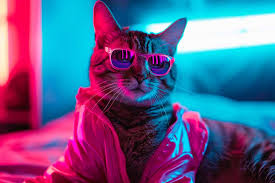
#> input picture sample.jpg, 275 x 183 px
$ python image.py
#> lines starting #> are read from the running program, lines starting #| are printed output that depends on the picture
import cv2
import numpy as np
import os

# Create output folder
if not os.path.exists("output"):
    os.makedirs("output")

# -----------------------------
# 1. Read and Display Image
# -----------------------------
image = cv2.imread("sample.jpg")
#> image is the input picture: shape (183, 275, 3); mean B, G, R 138.6, 93.5, 96.6

if image is None:
    print("Image not found!")
    exit()

cv2.imshow("Original Image", image)

# -----------------------------
# 2. Save Original Image
# -----------------------------
cv2.imwrite("output/original_saved.jpg", image)

# -----------------------------
# 3. Resize Image
# -----------------------------
resized = cv2.resize(image, (400, 300))
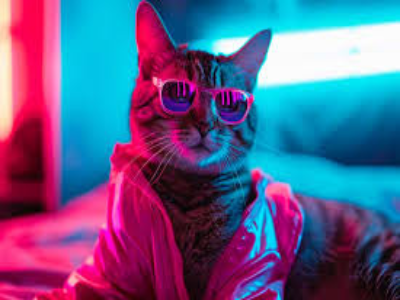
#> resized: shape (300, 400, 3); mean B, G, R 138.4, 93.4, 96.5
cv2.imshow("Resized Image", resized)
cv2.imwrite("output/resized.jpg", resized)

# -----------------------------
# 4. Rotate Image
# -----------------------------
height, width = image.shape[:2]
#> height = 183; width = 275

rotation_matrix = cv2.getRotationMatrix2D((width/2, height/2), 45, 1)

rotated = cv2.warpAffine(image, rotation_matrix, (width, height))
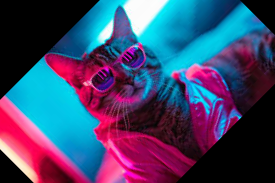
#> rotated: shape (183, 275, 3); mean B, G, R 105, 68.8, 65.1

cv2.imshow("Rotated Image", rotated)
cv2.imwrite("output/rotated.jpg", rotated)

# -----------------------------
# 5. Flip Image
# -----------------------------
flipped = cv2.flip(image, 1)
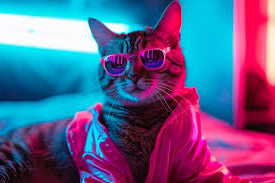
#> flipped: shape (183, 275, 3); mean B, G, R 138.6, 93.5, 96.6

cv2.imshow("Flipped Image", flipped)
cv2.imwrite("output/flipped.jpg", flipped)

# -----------------------------
# 6. Crop Image
# -----------------------------
cropped = image[50:300, 100:400]
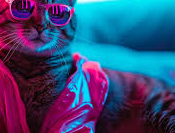
#> cropped: shape (133, 175, 3); mean B, G, R 117.9, 74.2, 55.6

cv2.imshow("Cropped Image", cropped)
cv2.imwrite("output/cropped.jpg", cropped)

# -----------------------------
# 7. NumPy Array Operations
# -----------------------------
print("Image Shape:", image.shape)
#| Image Shape: (183, 275, 3)
print("Image Size:", image.size)
#| Image Size: 150975
print("Image Data Type:", image.dtype)
#| Image Data Type: uint8

# Create a black image using NumPy
black_image = np.zeros((300, 300, 3), dtype=np.uint8)

cv2.imshow("Black Image", black_image)

# -----------------------------
# 8. Split Color Channels
# -----------------------------
blue, green, red = cv2.split(image)
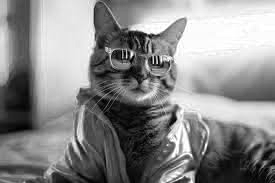
#> blue: shape (183, 275); min 0, max 255, mean 138.6
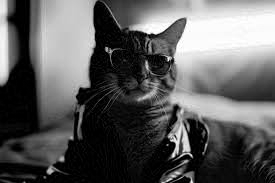
#> green: shape (183, 275); min 0, max 255, mean 93.5
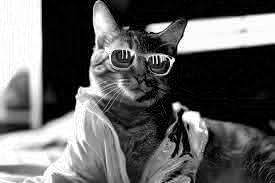
#> red: shape (183, 275); min 0, max 255, mean 96.6

cv2.imshow("Blue Channel", blue)
cv2.imshow("Green Channel", green)
cv2.imshow("Red Channel", red)

# -----------------------------
# 9. Merge Color Channels
# -----------------------------
merged = cv2.merge((blue, green, red))

cv2.imshow("Merged Image", merged)
cv2.imwrite("output/merged.jpg", merged)

# -----------------------------
# Wait and Close
# -----------------------------
cv2.waitKey(0)
cv2.destroyAllWindows()
